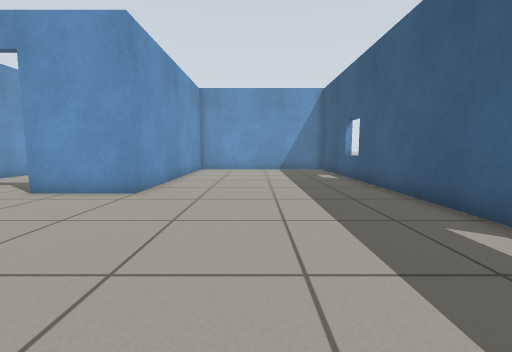
view 1 (above)

12 first-person views from a walk through a world built for the Gazebo simulator. The camera is 0.64 m above the floor, tilts 6° down and sees 90° across. The floor is counted in squares, 0.5 m on a side. Each view is taken from the middle of a square. On the plan, view 1 faces up. The plan holds only what a view shows up to about 12 squares ahead; the rest is blank.

view 2
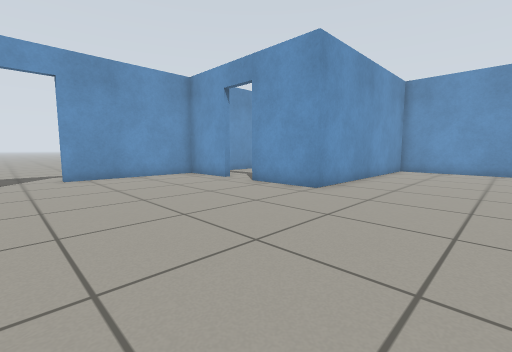

view 3
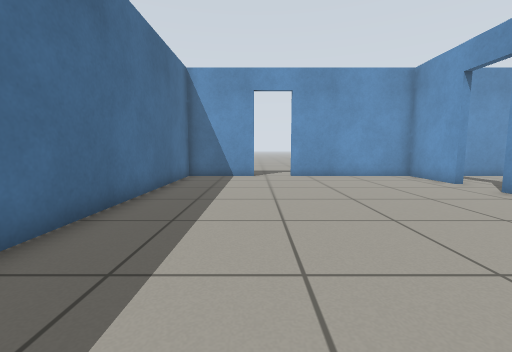

view 4
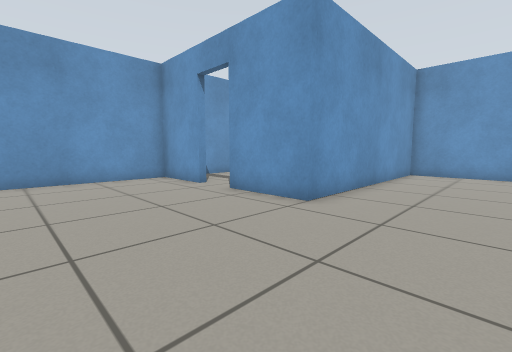

view 5
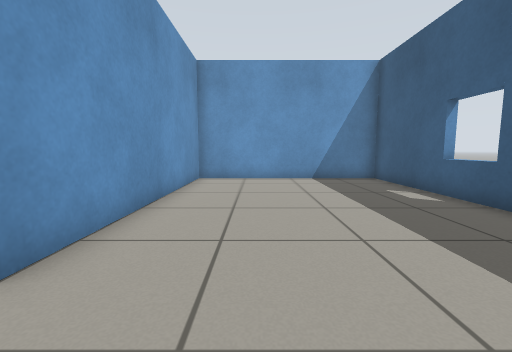

view 6
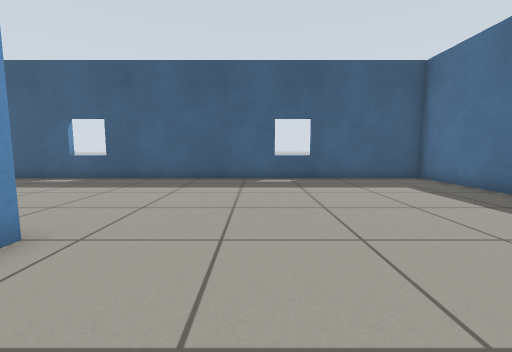

view 7
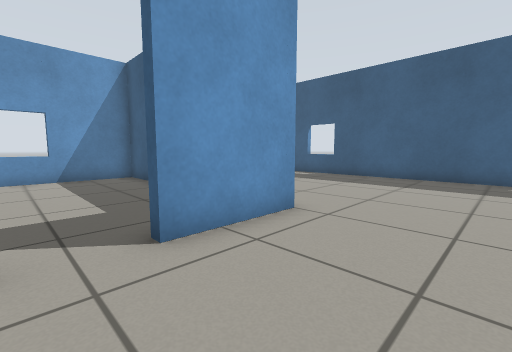

view 8
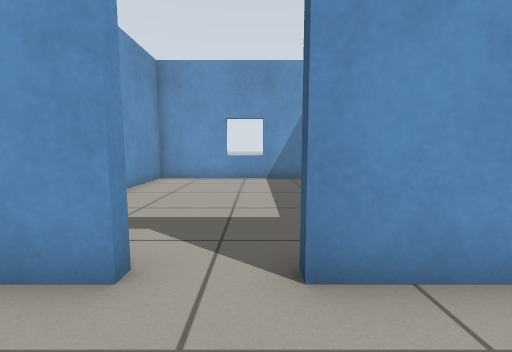

view 9
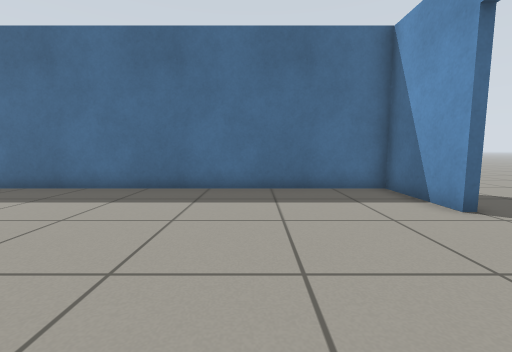

view 10
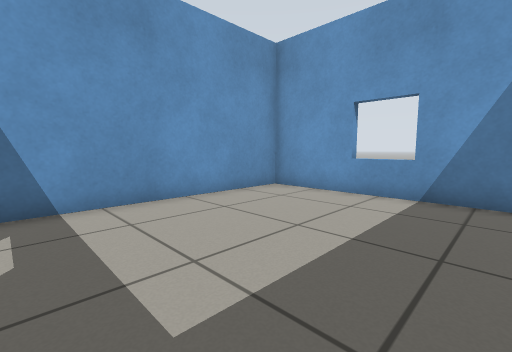

view 11
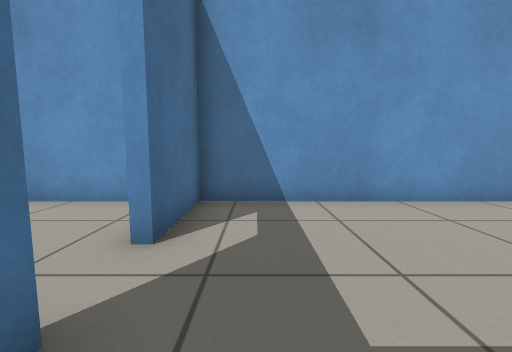

view 12
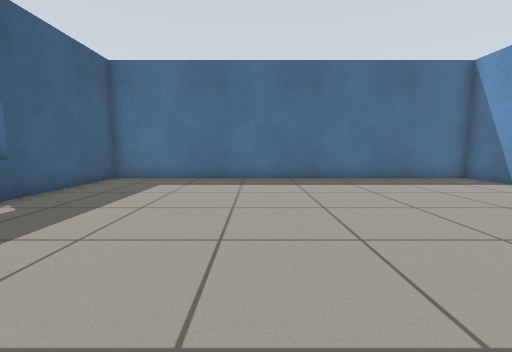

### Floor plan
Points are (right, up) in squares from view 1. A wall is a line through its corners. A room is listed if a view was taken in it or the views show most of it. See-through windows are left out.
Room 1 (views 1, 2, 3, 4, 5, 6, 7, 8, 9, 12)
walls: (-8.2, 7.3) (-11.2, 7.3) (-11.2, 1.6); (-11.2, -0.1) (-11.2, -3.2) (4.2, -3.2) (4.2, 16.2) (-3.5, 16.2) (-3.5, 7.3) (-6.6, 7.3)
ways out: open door at (-7.5, 7.5) to room 2; open door at (-11, 0.5)
Room 2 (views 10, 11)
walls: (-3.8, 14.3) (-3.8, 16.2) (-11.2, 16.2) (-11.2, 7.6) (-8.2, 7.6)
ways out: open door at (-7.5, 7.5) to room 1

Positions as (right, up) in squares from view 1, and headings:
1: (0, 0), facing up
2: (1, 0), facing up-left
3: (1, 0), facing left
4: (0, 2), facing up-left
5: (-1, 5), facing up
6: (-7, 4), facing right
7: (-8, 4), facing up-right
8: (-7, 5), facing up
9: (-7, 5), facing down
10: (-5, 9), facing up-left
11: (-5, 9), facing left
12: (-2, 8), facing down
